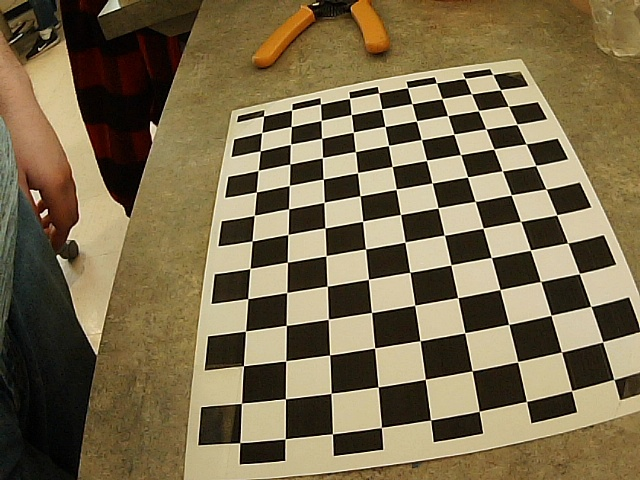
#> input picture capture/left/000009.jpg, 640 x 480 px
$ python 2-calibrate.py capture/left capture/left out.png   (older library calls are emulated)
#> lines starting #> are read from the running program, lines starting #| are printed output that depends on the picture; after the words box and inside, x2 and y2 are one past the last pixel; in counts of white or black regions, pixels touching at a corner belong together
import glob
import os
import random
import sys

import numpy as np
import cv2

CHESSBOARD_SIZE = (9, 11)
CHESSBOARD_OPTIONS = (cv2.CALIB_CB_ADAPTIVE_THRESH |
        cv2.CALIB_CB_NORMALIZE_IMAGE | cv2.CALIB_CB_FAST_CHECK)

OBJECT_POINT_ZERO = np.zeros((CHESSBOARD_SIZE[0] * CHESSBOARD_SIZE[1], 3),
        np.float32)
OBJECT_POINT_ZERO[:, :2] = np.mgrid[0:CHESSBOARD_SIZE[0],
        0:CHESSBOARD_SIZE[1]].T.reshape(-1, 2)

OPTIMIZE_ALPHA = 0.25

TERMINATION_CRITERIA = (cv2.TERM_CRITERIA_EPS | cv2.TERM_CRITERIA_MAX_ITER, 30,
        0.001)

MAX_IMAGES = 20

if len(sys.argv) != 4:
    print("Syntax: {0} LEFT_IMAGE_DIR RIGHT_IMAGE_DIR OUTPUT_FILENAME"
            .format(sys.argv[0]))
    sys.exit(1)

leftImageDir = sys.argv[1]
rightImageDir = sys.argv[2]
outputFile = sys.argv[3]

def readImagesAndFindChessboards(imageDirectory):
#> called with imageDirectory = 'capture/left'
    cacheFile = "{0}/chessboards.npz".format(imageDirectory)
    try:
        cache = np.load(cacheFile)
        print("Loading image data from cache file at {0}".format(cacheFile))
        return (list(cache["filenames"]), list(cache["objectPoints"]),
                list(cache["imagePoints"]), tuple(cache["imageSize"]))
    except IOError:
        print("Cache file at {0} not found".format(cacheFile))

    print("Reading images at {0}".format(imageDirectory))
    imagePaths = glob.glob("{0}/*.jpg".format(imageDirectory))

    filenames = []
    objectPoints = []
    imagePoints = []
    imageSize = None

    for imagePath in sorted(imagePaths):
        image = cv2.imread(imagePath)
#> image is the input picture: shape (480, 640, 3); mean B, G, R 76.5, 106.7, 121
        grayImage = cv2.cvtColor(image, cv2.COLOR_BGR2GRAY)
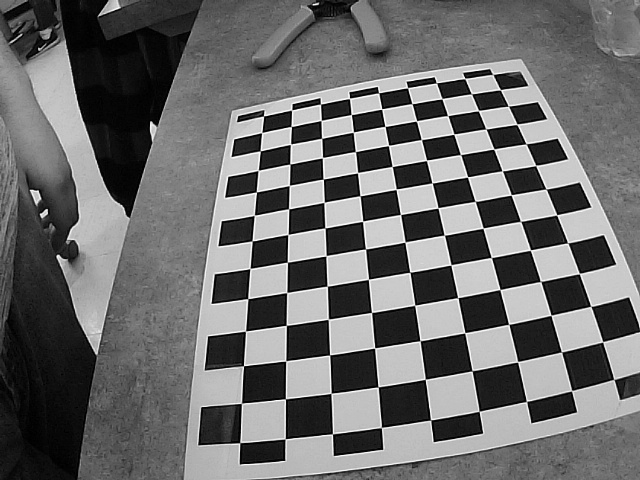
#> grayImage: shape (480, 640); min 0, max 254, mean 107.6

        newSize = grayImage.shape[::-1]
#> newSize = (640, 480)
        if imageSize != None and newSize != imageSize:
            raise ValueError(
                    "Calibration image at {0} is not the same size as the others"
                    .format(imagePath))
        imageSize = newSize
#> imageSize = (640, 480)

        hasCorners, corners = cv2.findChessboardCorners(grayImage,
                CHESSBOARD_SIZE, cv2.CALIB_CB_FAST_CHECK)
#> hasCorners = True; corners = 99 rows, first 8: [260.3, 150.9], [290.6, 144.2], [321.7, 138.4], [349, 140], [394, 130], [416.4, 121], [447.7, 115.6], [478.5, 110.6]

        if hasCorners:
            filenames.append(os.path.basename(imagePath))
            objectPoints.append(OBJECT_POINT_ZERO)
            cv2.cornerSubPix(grayImage, corners, (11, 11), (-1, -1),
                    TERMINATION_CRITERIA)
            imagePoints.append(corners)

        cv2.drawChessboardCorners(image, CHESSBOARD_SIZE, corners, hasCorners)
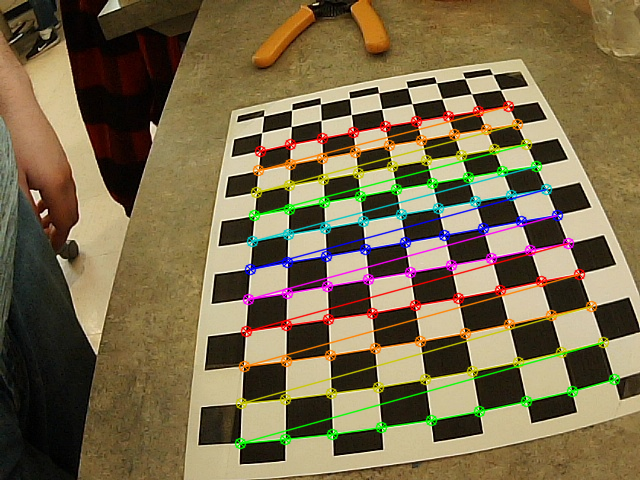
#> image: shape (480, 640, 3); 8.51% of pixels changed, all inside (x1, y1, x2, y2) = (234, 100, 621, 450)
        cv2.imshow(imageDirectory, image)

        # Needed to draw the window
        cv2.waitKey(1)
#> pass 2 of the loop in readImagesAndFindChessboards, `for imagePath in sorted(imagePaths):`:
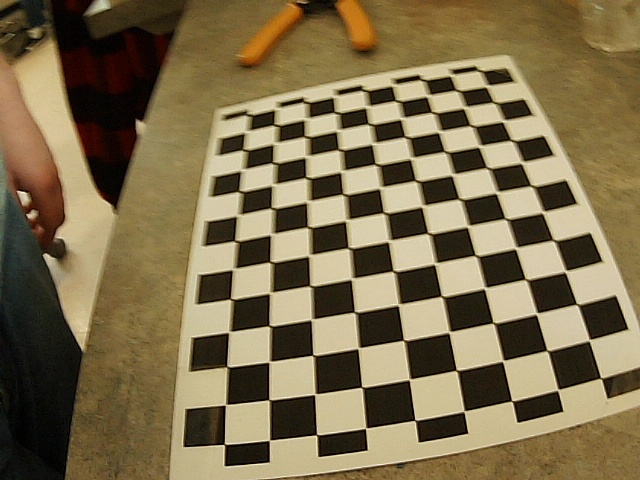
#> input picture capture/left/000010.jpg, 640 x 480 px
#> in readImagesAndFindChessboards, image is the input picture: shape (480, 640, 3); mean B, G, R 76.7, 109.3, 124.5
#> in readImagesAndFindChessboards, `grayImage = cv2.cvtColor(image, cv2.COLOR_BGR2GRAY)`:
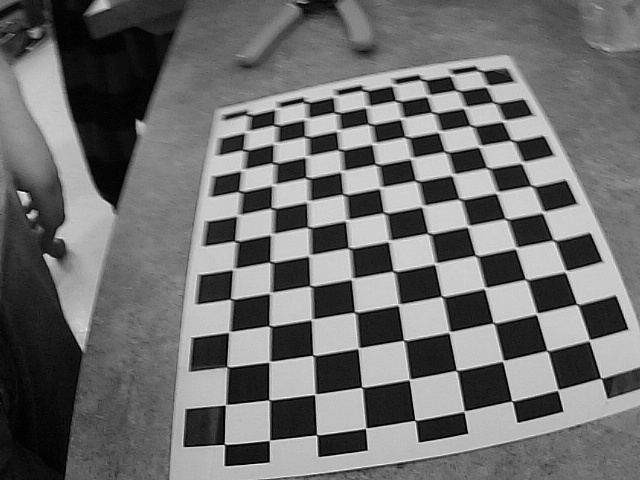
#> grayImage: shape (480, 640); min 0, max 247, mean 110.1
#> hasCorners = False; corners = None

    cv2.destroyWindow(imageDirectory)

    print("Found corners in {0} out of {1} images"
            .format(len(imagePoints), len(imagePaths)))
#| Found corners in 1 out of 2 images

    np.savez_compressed(cacheFile,
            filenames=filenames, objectPoints=objectPoints,
            imagePoints=imagePoints, imageSize=imageSize)
    return filenames, objectPoints, imagePoints, imageSize

(leftFilenames, leftObjectPoints, leftImagePoints, leftSize
        ) = readImagesAndFindChessboards(leftImageDir)
#> leftFilenames = ['000009.jpg']; leftObjectPoints = 1 item; leftImagePoints = 1 item; leftSize = (640, 480)
(rightFilenames, rightObjectPoints, rightImagePoints, rightSize
        ) = readImagesAndFindChessboards(rightImageDir)

print(leftObjectPoints)
#> (printed output is left out)

if leftSize != rightSize:
    print("Camera resolutions do not match")
    sys.exit(1)
imageSize = leftSize
#> imageSize = (640, 480)

#print(rightFilenames)
#filenames = list(set(leftFilenames) & set(rightFilenames))
filenames = rightFilenames
if (len(filenames) > MAX_IMAGES):
    print("Too many images to calibrate, using {0} randomly selected images"
            .format(MAX_IMAGES))
    filenames = random.sample(filenames, MAX_IMAGES)
filenames = sorted(filenames)
print("Using these images:")
print(filenames)

def getMatchingObjectAndImagePoints(requestedFilenames,
        allFilenames, objectPoints, imagePoints):
    requestedFilenameSet = set(requestedFilenames)
    requestedObjectPoints = []
    requestedImagePoints = []

    for index, filename in enumerate(allFilenames):
        if filename in requestedFilenameSet:
            requestedObjectPoints.append(objectPoints[index])
            requestedImagePoints.append(imagePoints[index])
#> this loop made 1 pass
#> after the loop, requestedImagePoints = 1 item; requestedObjectPoints = 1 item

    return requestedObjectPoints, requestedImagePoints

leftObjectPoints, leftImagePoints = getMatchingObjectAndImagePoints(filenames,
        leftFilenames, leftObjectPoints, leftImagePoints)
rightObjectPoints, rightImagePoints = getMatchingObjectAndImagePoints(filenames,
        rightFilenames, rightObjectPoints, rightImagePoints)
#> rightObjectPoints = 1 item; rightImagePoints = 1 item

print(leftObjectPoints)
#> (printed output is left out)

# TODO: Fix this validation
# Keep getting "Use a.any() or a.all()" even though it's already used?!
# if (leftObjectPoints != rightObjectPoints).all():
#     print("Object points do not match")
#     sys.exit(1)
objectPoints = leftObjectPoints
#> objectPoints = 1 item

print("Calibrating left camera...")
_, leftCameraMatrix, leftDistortionCoefficients, _, _ = cv2.calibrateCamera(
        leftObjectPoints, leftImagePoints, imageSize, None, None)
#> leftCameraMatrix = [[816.8, 0, 296.2], [0, 1516.6, 199.6], [0, 0, 1]]; leftDistortionCoefficients = [[-1.49, 5.52, 0.0276, 0.114, -17.54]]

print("Calibrating right camera...")
_, rightCameraMatrix, rightDistortionCoefficients, _, _ = cv2.calibrateCamera(
        rightObjectPoints, rightImagePoints, imageSize, None, None)
#> rightCameraMatrix = [[816.8, 0, 296.2], [0, 1516.6, 199.6], [0, 0, 1]]; rightDistortionCoefficients = [[-1.49, 5.52, 0.0276, 0.114, -17.54]]
#Manually enter Calibration coeficcients found with MATLAB script
rightCameraMatrix = np.array([[626.45, 0, 349.58],[0, 624.85, 237.25], [0, 0, 1]], np.float64)
rightDistortionCoefficients = np.array([-0.41073, 0.81301, 0.00006, -0.00052, 0.000], np.float64)

print("Calibrating cameras together...")
(_, _, _, _, _, rotationMatrix, translationVector, _, _) = cv2.stereoCalibrate(
        objectPoints, leftImagePoints, rightImagePoints,
        leftCameraMatrix, leftDistortionCoefficients,
        rightCameraMatrix, rightDistortionCoefficients,
        imageSize, None, None, None, None,
        cv2.CALIB_FIX_INTRINSIC, TERMINATION_CRITERIA)
#> rotationMatrix = [[0.995, 0.1, -0.0266], [-0.102, 0.907, -0.408], [-0.0168, 0.408, 0.913]]; translationVector = [-0.864, 8.54, -3.8]

print("Rectifying cameras...")
# TODO: Why do I care about the disparityToDepthMap?
(leftRectification, rightRectification, leftProjection, rightProjection,
        dispartityToDepthMap, leftROI, rightROI) = cv2.stereoRectify(
                leftCameraMatrix, leftDistortionCoefficients,
                rightCameraMatrix, rightDistortionCoefficients,
                imageSize, rotationMatrix, translationVector,
                None, None, None, None, None,
                cv2.CALIB_ZERO_DISPARITY, OPTIMIZE_ALPHA)
#> leftRectification = [[0.981, 0.177, -0.0808], [-0.178, 0.651, -0.738], [-0.0778, 0.738, 0.67]]; rightRectification = [[0.996, 0.0927, -0.018], [-0.0921, 0.91, -0.405], [-0.0212, 0.404, 0.914]]; leftProjection = [[-25079.6, 0, 311.4, 0], [0, -25079.6, 884.5, 0], [0, 0, 1, 0]]; rightProjection = [[-25079.6, 0, 311.4, 0], [0, -25079.6, 884.5, -235418.1], [0, 0, 1, 0]]; dispartityToDepthMap = [[1, 0, 0, -311.4], [0, 1, 0, -884.5], [0, 0, 0, -25079.6], [0, 0, -0.107, 0]]; leftROI = (0, 0, 0, 0); rightROI = (0, 0, 0, 0)

print("Saving calibration...")
leftMapX, leftMapY = cv2.initUndistortRectifyMap(
        leftCameraMatrix, leftDistortionCoefficients, leftRectification,
        leftProjection, imageSize, cv2.CV_32FC1)
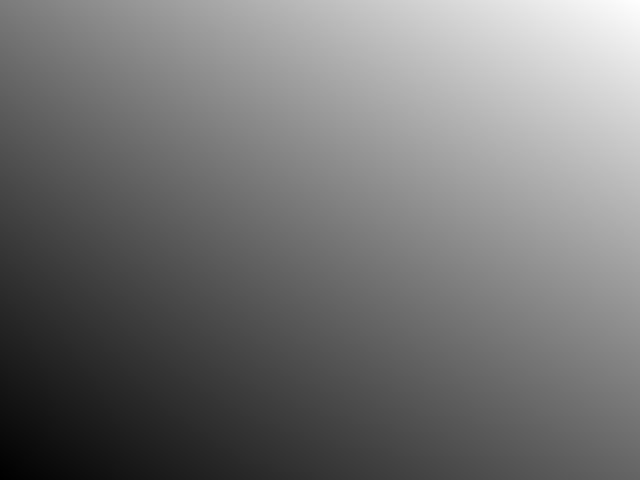
#> leftMapX: shape (480, 640) float32; min 3097.5, max 5214.4, mean 4066.7; drawn with min black and max white
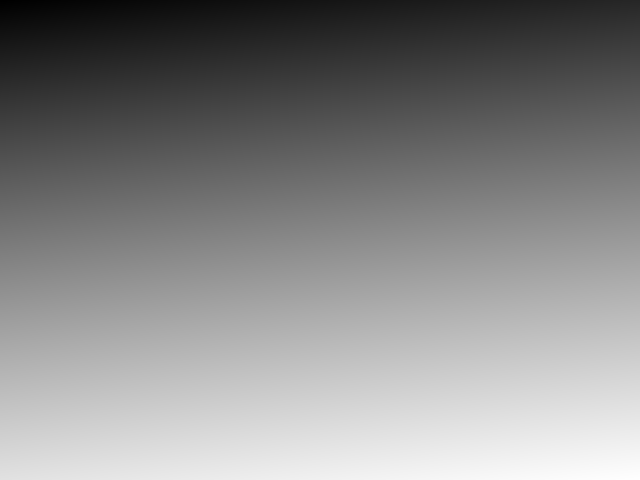
#> leftMapY: shape (480, 640) float32; min -72509.8, max -51876.6, mean -61533.2; drawn with min black and max white
rightMapX, rightMapY = cv2.initUndistortRectifyMap(
        rightCameraMatrix, rightDistortionCoefficients, rightRectification,
        rightProjection, imageSize, cv2.CV_32FC1)
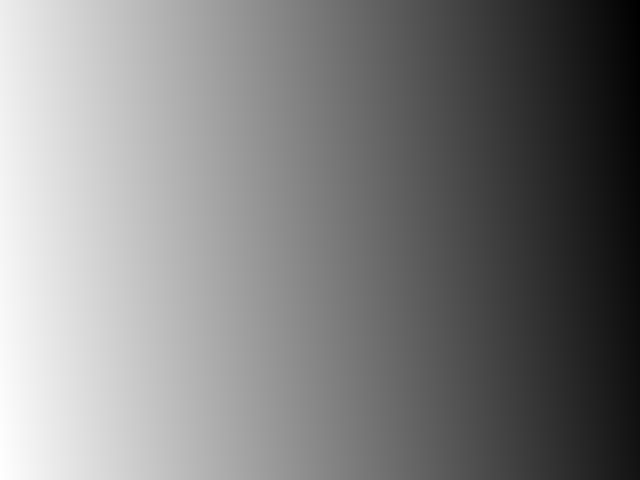
#> rightMapX: shape (480, 640) float32; min 324.8, max 342.8, mean 333.8; drawn with min black and max white
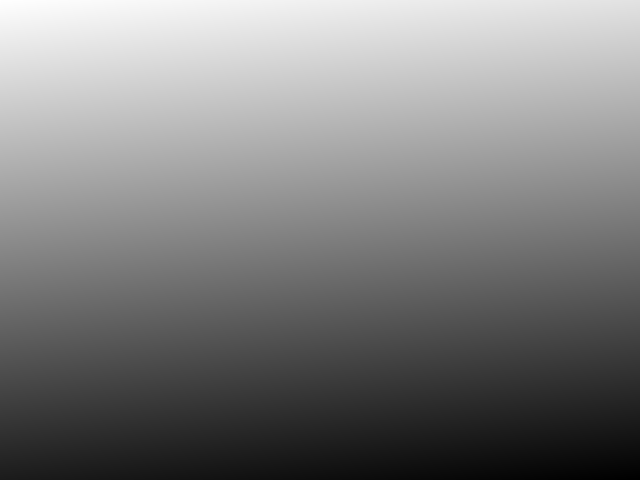
#> rightMapY: shape (480, 640) float32; min 510.4, max 525.5, mean 517.9; drawn with min black and max white

np.savez_compressed(outputFile, imageSize=imageSize,
        leftMapX=leftMapX, leftMapY=leftMapY, leftROI=leftROI,
        rightMapX=rightMapX, rightMapY=rightMapY, rightROI=rightROI,
        rightMat=rightCameraMatrix, rightCo=rightDistortionCoefficients)

cv2.destroyAllWindows()
